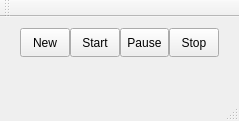
<?xml version="1.0" encoding="UTF-8"?>
<ui version="4.0">
 <class>MainWindow</class>
 <widget class="QMainWindow" name="MainWindow">
  <property name="geometry">
   <rect>
    <x>0</x>
    <y>0</y>
    <width>239</width>
    <height>121</height>
   </rect>
  </property>
  <property name="windowTitle">
   <string>MainWindow</string>
  </property>
  <widget class="QWidget" name="centralWidget">
   <widget class="QWidget" name="">
    <property name="geometry">
     <rect>
      <x>9</x>
      <y>0</y>
      <width>221</width>
      <height>51</height>
     </rect>
    </property>
    <layout class="QHBoxLayout" name="horizontalLayout">
     <property name="spacing">
      <number>0</number>
     </property>
     <item>
      <widget class="QToolButton" name="newButton">
       <property name="sizePolicy">
        <sizepolicy hsizetype="Expanding" vsizetype="Expanding">
         <horstretch>0</horstretch>
         <verstretch>0</verstretch>
        </sizepolicy>
       </property>
       <property name="text">
        <string>New</string>
       </property>
      </widget>
     </item>
     <item>
      <widget class="QToolButton" name="startButton">
       <property name="sizePolicy">
        <sizepolicy hsizetype="Expanding" vsizetype="Expanding">
         <horstretch>0</horstretch>
         <verstretch>0</verstretch>
        </sizepolicy>
       </property>
       <property name="text">
        <string>Start</string>
       </property>
      </widget>
     </item>
     <item>
      <widget class="QToolButton" name="pauseButton">
       <property name="sizePolicy">
        <sizepolicy hsizetype="Expanding" vsizetype="Expanding">
         <horstretch>0</horstretch>
         <verstretch>0</verstretch>
        </sizepolicy>
       </property>
       <property name="text">
        <string>Pause</string>
       </property>
      </widget>
     </item>
     <item>
      <widget class="QToolButton" name="stopButton">
       <property name="sizePolicy">
        <sizepolicy hsizetype="Expanding" vsizetype="Expanding">
         <horstretch>0</horstretch>
         <verstretch>0</verstretch>
        </sizepolicy>
       </property>
       <property name="text">
        <string>Stop</string>
       </property>
      </widget>
     </item>
    </layout>
   </widget>
  </widget>
  <widget class="QMenuBar" name="menuBar">
   <property name="geometry">
    <rect>
     <x>0</x>
     <y>0</y>
     <width>239</width>
     <height>25</height>
    </rect>
   </property>
  </widget>
  <widget class="QToolBar" name="mainToolBar">
   <attribute name="toolBarArea">
    <enum>TopToolBarArea</enum>
   </attribute>
   <attribute name="toolBarBreak">
    <bool>false</bool>
   </attribute>
  </widget>
  <widget class="QStatusBar" name="statusBar"/>
 </widget>
 <layoutdefault spacing="6" margin="11"/>
 <resources/>
 <connections/>
</ui>
